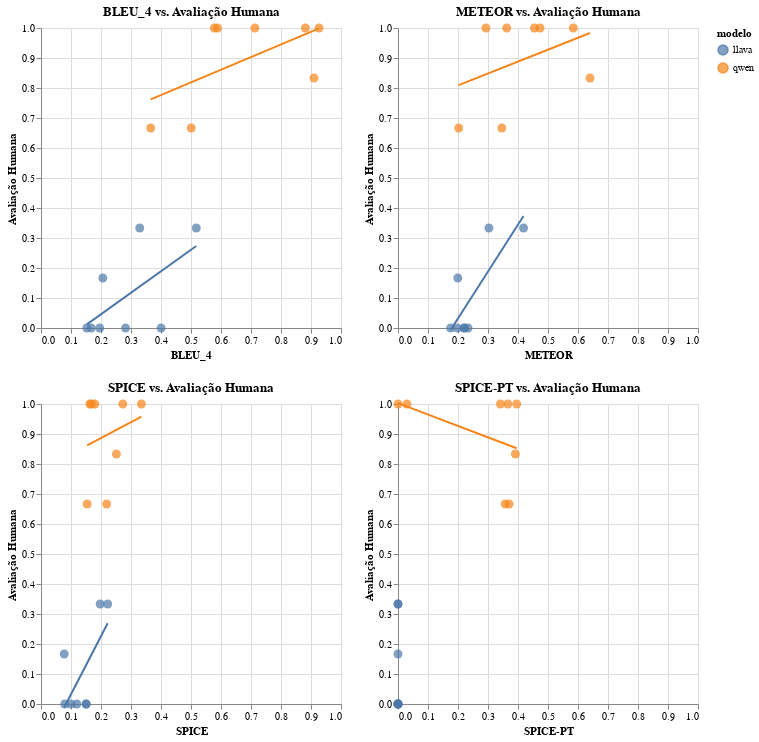

Notebook code for this chart:
### Code cell
charts_a = alt.hconcat(
    *(scatter_plot_metrica(m) for m in ["bleu_4", "meteor"])
)

charts_b = alt.hconcat(*(scatter_plot_metrica(m) for m in ["spice", "spice-pt"]))

charts = alt.vconcat(charts_a, charts_b)

charts.display()

### Figure 1 — Vega-Lite specification as saved in the notebook (floating-point values rounded to 4 significant figures)
{"config": {"view": {"continuousWidth": 300, "continuousHeight": 300}}, "vconcat": [{"hconcat": [{"layer": [{"mark": {"type": "point", "filled": true, "size": 80}, "encoding": {"color": {"field": "modelo", "type": "nominal"}, "text": {"field": "icon", "type": "nominal"}, "tooltip": [{"field": "image_id", "type": "nominal"}, {"field": "modelo", "type": "nominal"}, {"field": "bleu_4", "type": "quantitative"}, {"field": "humano", "type": "quantitative"}], "x": {"field": "bleu_4", "scale": {"domain": [0, 1]}, "title": "BLEU_4", "type": "quantitative"}, "y": {"field": "humano", "scale": {"domain": [0, 1]}, "title": "Avaliação Humana", "type": "quantitative"}}}, {"mark": {"type": "line"}, "encoding": {"color": {"field": "modelo", "type": "nominal"}, "x": {"field": "bleu_4", "type": "quantitative"}, "y": {"field": "humano", "type": "quantitative"}}, "transform": [{"on": "bleu_4", "regression": "humano", "groupby": ["modelo"]}]}], "height": 300, "title": "BLEU_4 vs. Avaliação Humana", "width": 300}, {"layer": [{"mark": {"type": "point", "filled": true, "size": 80}, "encoding": {"color": {"field": "modelo", "type": "nominal"}, "text": {"field": "icon", "type": "nominal"}, "tooltip": [{"field": "image_id", "type": "nominal"}, {"field": "modelo", "type": "nominal"}, {"field": "meteor", "type": "quantitative"}, {"field": "humano", "type": "quantitative"}], "x": {"field": "meteor", "scale": {"domain": [0, 1]}, "title": "METEOR", "type": "quantitative"}, "y": {"field": "humano", "scale": {"domain": [0, 1]}, "title": "Avaliação Humana", "type": "quantitative"}}}, {"mark": {"type": "line"}, "encoding": {"color": {"field": "modelo", "type": "nominal"}, "x": {"field": "meteor", "type": "quantitative"}, "y": {"field": "humano", "type": "quantitative"}}, "transform": [{"on": "meteor", "regression": "humano", "groupby": ["modelo"]}]}], "height": 300, "title": "METEOR vs. Avaliação Humana", "width": 300}]}, {"hconcat": [{"layer": [{"mark": {"type": "point", "filled": true, "size": 80}, "encoding": {"color": {"field": "modelo", "type": "nominal"}, "text": {"field": "icon", "type": "nominal"}, "tooltip": [{"field": "image_id", "type": "nominal"}, {"field": "modelo", "type": "nominal"}, {"field": "spice", "type": "quantitative"}, {"field": "humano", "type": "quantitative"}], "x": {"field": "spice", "scale": {"domain": [0, 1]}, "title": "SPICE", "type": "quantitative"}, "y": {"field": "humano", "scale": {"domain": [0, 1]}, "title": "Avaliação Humana", "type": "quantitative"}}}, {"mark": {"type": "line"}, "encoding": {"color": {"field": "modelo", "type": "nominal"}, "x": {"field": "spice", "type": "quantitative"}, "y": {"field": "humano", "type": "quantitative"}}, "transform": [{"on": "spice", "regression": "humano", "groupby": ["modelo"]}]}], "height": 300, "title": "SPICE vs. Avaliação Humana", "width": 300}, {"layer": [{"mark": {"type": "point", "filled": true, "size": 80}, "encoding": {"color": {"field": "modelo", "type": "nominal"}, "text": {"field": "icon", "type": "nominal"}, "tooltip": [{"field": "image_id", "type": "nominal"}, {"field": "modelo", "type": "nominal"}, {"field": "spice-pt", "type": "quantitative"}, {"field": "humano", "type": "quantitative"}], "x": {"field": "spice-pt", "scale": {"domain": [0, 1]}, "title": "SPICE-PT", "type": "quantitative"}, "y": {"field": "humano", "scale": {"domain": [0, 1]}, "title": "Avaliação Humana", "type": "quantitative"}}}, {"mark": {"type": "line"}, "encoding": {"color": {"field": "modelo", "type": "nominal"}, "x": {"field": "spice-pt", "type": "quantitative"}, "y": {"field": "humano", "type": "quantitative"}}, "transform": [{"on": "spice-pt", "regression": "humano", "groupby": ["modelo"]}]}], "height": 300, "title": "SPICE-PT vs. Avaliação Humana", "width": 300}]}], "data": {"name": "data-618e47552f2b72b6a1c113650278df01"}, "$schema": "https://vega.github.io/schema/vega-lite/v5.20.1.json", "datasets": {"data-618e47552f2b72b6a1c113650278df01": [{"modelo": "qwen", "image_id": "26c9f2ad-efd9-4d93-abd6-f5c35b2c7a3a", "bleu_4": 0.5778, "meteor": 0.3623, "spice": 0.163, "cider-d": 0.0, "spice-pt": 0.3415, "humano": 1.0, "icon": "🦆"}, {"modelo": "qwen", "image_id": "2966dd41-b32d-4b51-a69a-dc9a9dd755df", "bleu_4": 0.5887, "meteor": 0.2931, "spice": 0.1796, "cider-d": 0.0, "spice-pt": 0.02985, "humano": 1.0, "icon": "🦆"}, {"modelo": "qwen", "image_id": "5b14269e-807a-4b3d-b652-e0036bde4418", "bleu_4": 0.5008, "meteor": 0.3459, "spice": 0.2189, "cider-d": 0.0, "spice-pt": 0.3571, "humano": 0.6667, "icon": "🦆"}, {"modelo": "qwen", "image_id": "687e0132-7f8e-4c35-ba2c-b66d59c7365a", "bleu_4": 0.7131, "meteor": 0.4546, "spice": 0.1679, "cider-d": 0.0, "spice-pt": 0.3956, "humano": 1.0, "icon": "🦆"}, {"modelo": "qwen", "image_id": "9f52f1ff-67e3-443a-ad59-1e987a5438e6", "bleu_4": 0.91, "meteor": 0.6401, "spice": 0.2514, "cider-d": 0.0, "spice-pt": 0.3913, "humano": 0.8333, "icon": "🦆"}, {"modelo": "qwen", "image_id": "a43d8a7e-1c81-4b9d-b527-2369584d5110", "bleu_4": 0.3657, "meteor": 0.2024, "spice": 0.1538, "cider-d": 0.0, "spice-pt": 0.3704, "humano": 0.6667, "icon": "🦆"}, {"modelo": "qwen", "image_id": "b22100ba-f165-4bb0-8862-d5a09e31b54f", "bleu_4": 0.927, "meteor": 0.5843, "spice": 0.3348, "cider-d": 0.0, "spice-pt": 0.3662, "humano": 1.0, "icon": "🦆"}, {"modelo": "qwen", "image_id": "fead8dc8-c6cd-4ab5-88d0-af8955c0bd70", "bleu_4": 0.8811, "meteor": 0.4735, "spice": 0.2727, "cider-d": 0.0, "spice-pt": 0.0, "humano": 1.0, "icon": "🦆"}, {"modelo": "llava", "image_id": "26c9f2ad-efd9-4d93-abd6-f5c35b2c7a3a", "bleu_4": 0.1528, "meteor": 0.2334, "spice": 0.07921, "cider-d": 0.0, "spice-pt": 0.0, "humano": 0.0, "icon": "🌋"}, {"modelo": "llava", "image_id": "2966dd41-b32d-4b51-a69a-dc9a9dd755df", "bleu_4": 0.1957, "meteor": 0.1754, "spice": 0.1, "cider-d": 0.0, "spice-pt": 0.0, "humano": 0.0, "icon": "🌋"}, {"modelo": "llava", "image_id": "5b14269e-807a-4b3d-b652-e0036bde4418", "bleu_4": 0.3291, "meteor": 0.303, "spice": 0.1973, "cider-d": 0.0, "spice-pt": 0.0, "humano": 0.3333, "icon": "🌋"}, {"modelo": "llava", "image_id": "687e0132-7f8e-4c35-ba2c-b66d59c7365a", "bleu_4": 0.4004, "meteor": 0.2216, "spice": 0.1507, "cider-d": 0.0, "spice-pt": 0.0, "humano": 0.0, "icon": "🌋"}, {"modelo": "llava", "image_id": "9f52f1ff-67e3-443a-ad59-1e987a5438e6", "bleu_4": 0.2061, "meteor": 0.1993, "spice": 0.07735, "cider-d": 0.0, "spice-pt": 0.0, "humano": 0.1667, "icon": "🌋"}, {"modelo": "llava", "image_id": "a43d8a7e-1c81-4b9d-b527-2369584d5110", "bleu_4": 0.5176, "meteor": 0.4184, "spice": 0.2222, "cider-d": 0.0, "spice-pt": 0.0, "humano": 0.3333, "icon": "🌋"}, {"modelo": "llava", "image_id": "b22100ba-f165-4bb0-8862-d5a09e31b54f", "bleu_4": 0.1676, "meteor": 0.2206, "spice": 0.1504, "cider-d": 0.0, "spice-pt": 0.0, "humano": 0.0, "icon": "🌋"}, {"modelo": "llava", "image_id": "fead8dc8-c6cd-4ab5-88d0-af8955c0bd70", "bleu_4": 0.2819, "meteor": 0.1979, "spice": 0.1194, "cider-d": 0.0, "spice-pt": 0.0, "humano": 0.0, "icon": "🌋"}]}}
